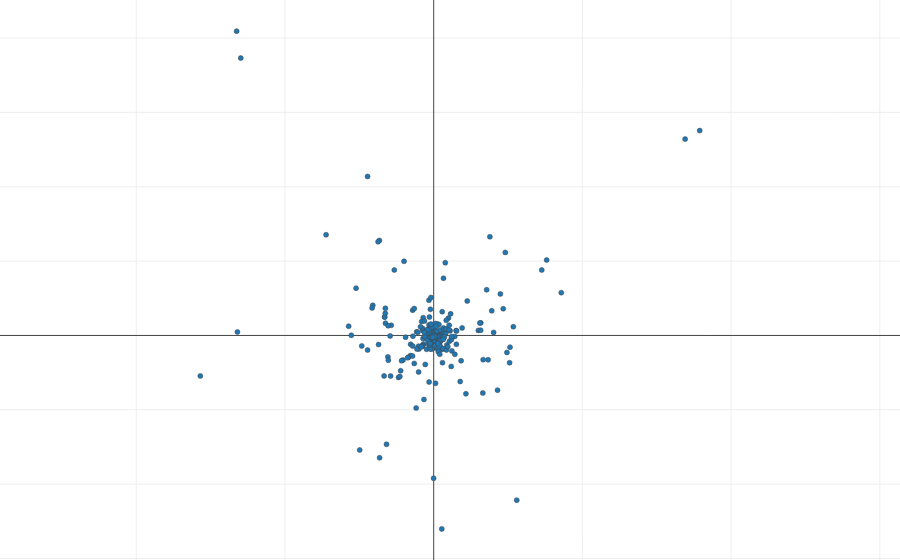

Notebook code cell kept with this figure:
### Code cell
plotly.offline.iplot(decomposition.plotly_eigen_phe(
    d, 
    d.get_kth_pc_for_phe_by_label(phenotype, 1), 
    d.get_kth_pc_for_phe_by_label(phenotype, 2),
))

### Figure 1 — Plotly figure (JSON) as saved in the notebook; plotly's stock layout.template omitted (floating-point values rounded to 4 significant figures; data arrays with more than 128 entries replaced by an {"elided": "..."} marker saying what was removed)
{"data": [{"marker": {"line": {"width": 0.5}, "opacity": 1, "size": 5}, "mode": "markers", "text": {"elided": "628 str values"}, "type": "scatter", "x": {"elided": "628 float values"}, "y": {"elided": "628 float values"}}], "layout": {"hovermode": "closest", "margin": {"b": 0, "l": 0, "r": 0, "t": 0}, "yaxis": {"scaleanchor": "x"}}}
